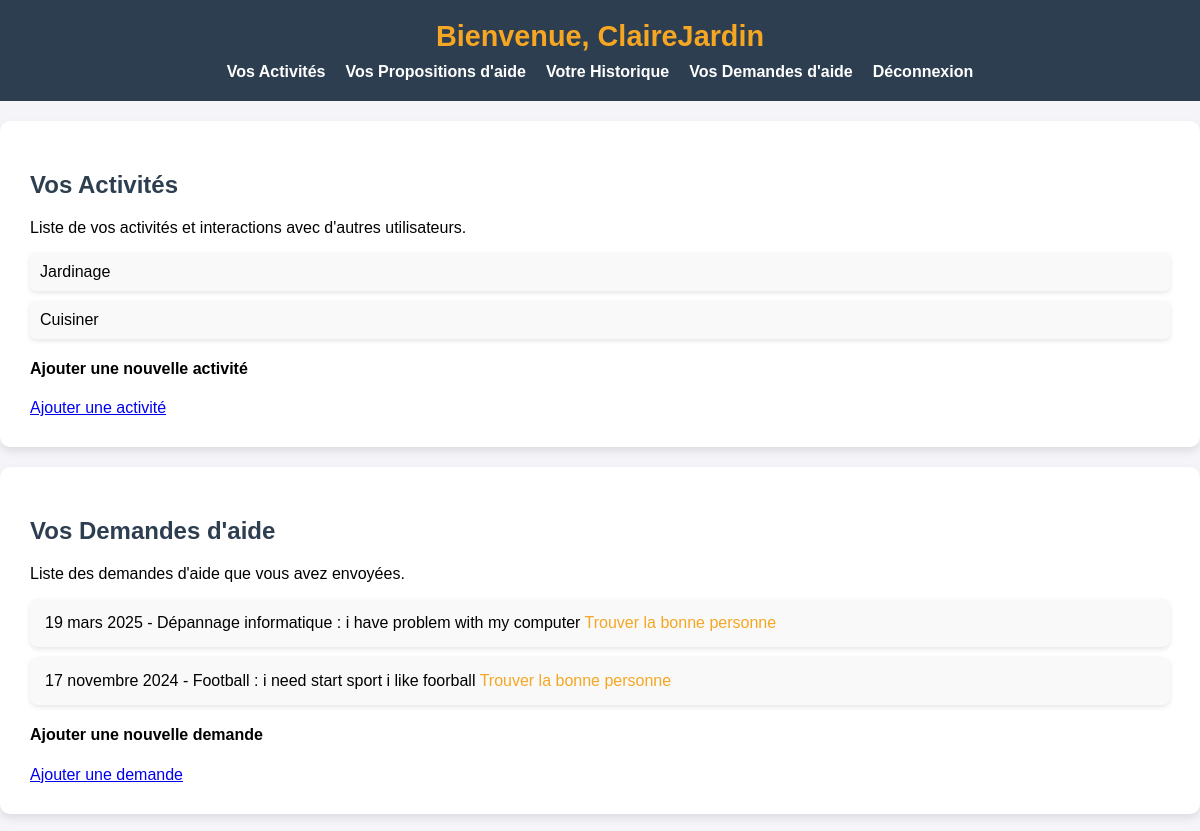
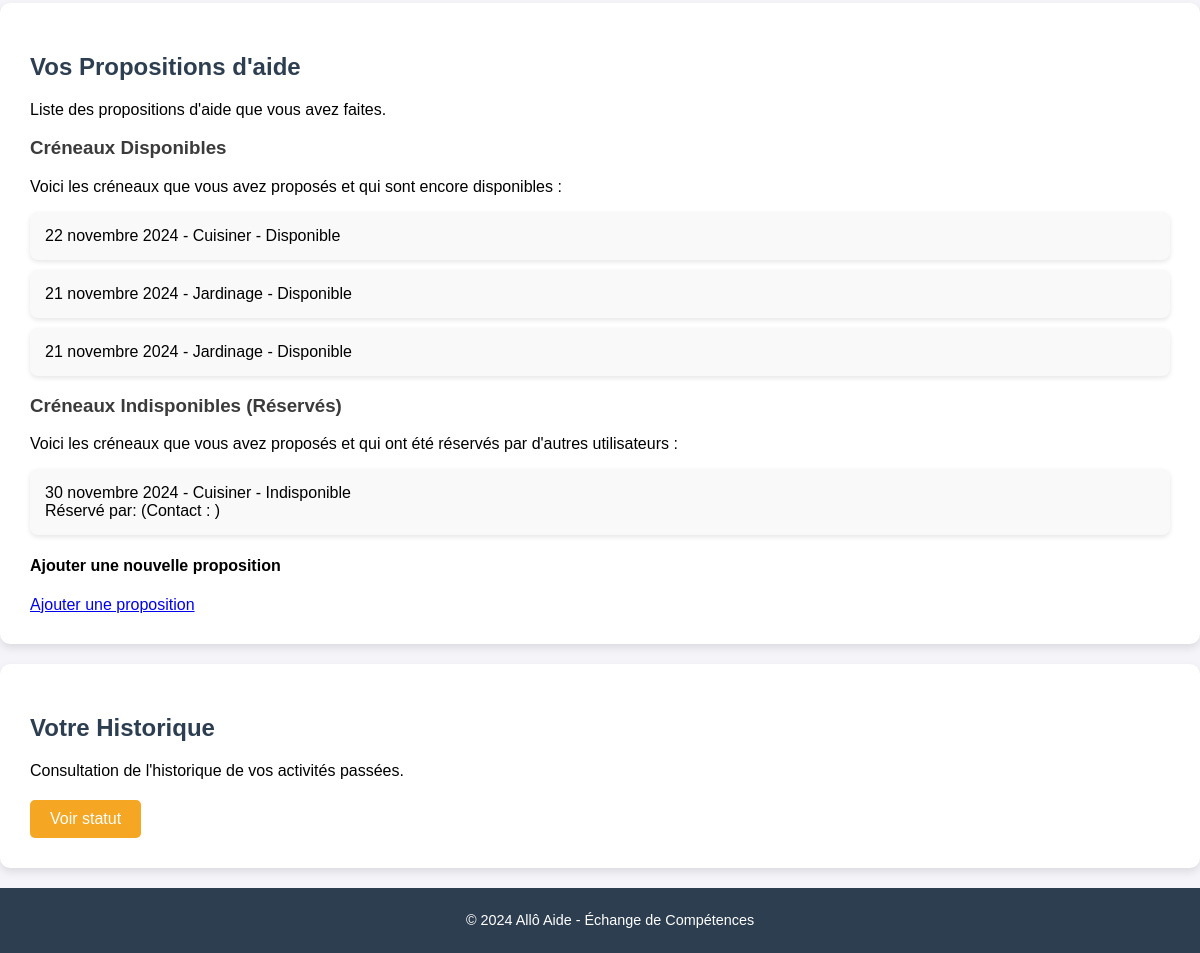
Screenshot of /user/ (signed in) with the database file from the repository (2 pictures, top to bottom).
### allo_aide/models.py (models this page shows, shortened)
class Skill(models.Model):
    name = models.CharField(max_length=100, unique=True)
    user = models.ForeignKey(User, on_delete=models.CASCADE, related_name="availability_user")

class HelpRequest(models.Model):
    skill = models.ForeignKey(Skill, on_delete=models.CASCADE)
    user = models.ForeignKey(User, on_delete=models.CASCADE, related_name="help_requests")
    date = models.DateField()
    description = models.TextField()

class TimeSlot(models.Model):
    date = models.DateField()
    skill = models.ForeignKey(Skill, on_delete=models.CASCADE)
    user = models.ForeignKey(User, on_delete=models.CASCADE, related_name="availability_slots")
    is_available = models.BooleanField(default=True)

### allo_aide/views.py (the view)
# urls.py: path('user/', views.home_user, name='home_user'),
def home_user(request):
    user = request.user
    skills = Skill.objects.filter(user=user)
    help_requests = HelpRequest.objects.filter(user=user)
    time_slots = TimeSlot.objects.filter(user=user)
    context = {
        'skills': skills,
        'help_requests': help_requests,
        'time_slots': time_slots,
    }
    return render(request, 'allo_aide/home_user.html', context)

### allo_aide/templates/allo_aide/home_user.html (shortened to what this page needs)
<!DOCTYPE html>
<html lang="fr">
<head>
    {% load static %}
    <link rel="stylesheet" href="{% static 'allo_aide/style.css' %}">
</head>
<body>
    <header>
        <nav>
            <h3>Bienvenue, {{ user.username }}</h3>
            <ul>
                <li><a href="#activites">Vos Activités</a></li>
                <li><a href="#propositions">Vos Propositions d'aide</a></li>
                <li> <a href="#historique">Votre Historique</a></li>
                <li><a href="#demandes">Vos Demandes d'aide</a></a></li>
                <li><a href="{% url 'allo_aide:logout' %}">Déconnexion</a></li>
            </ul>
        </nav>
    </header>
    <main>
       <section id="activites">
    <h2>Vos Activités</h2>
    <p>Liste de vos activités et interactions avec d'autres utilisateurs.</p>
    <ul>
        {% for skill in skills %}
            <li>{{ skill.name }}</li>
        {% empty %}
            <li>Vous n'avez pas encore ajouté de compétences.</li>
        {% endfor %}
    </ul>
            <section id="ajouter">
                <h4>Ajouter une nouvelle activité</h4>
                <a href="{% url 'allo_aide:create_new_skill' %}">Ajouter une activité</a>
        </section>
</section>
<section id="demandes">
    <h2>Vos Demandes d'aide</h2>
    <p>Liste des demandes d'aide que vous avez envoyées.</p>
    <ul>
        {% for request in help_requests %}
            <li>{{ request.date }} - {{ request.skill.name }} : {{ request.description }}
                <a href="{% url 'allo_aide:find_slots' request.skill.id request.date %}">Trouver la bonne personne</a>
            </li>
        {% empty %}
            <li>Vous n'avez pas encore envoyé de demandes d'aide.</li>
        {% endfor %}
    </ul>
    <h4>Ajouter une nouvelle demande</h4>
    <a href="{% url 'allo_aide:create_new_demande' %}">Ajouter une demande</a>
</section>
        <section id="propositions">
    <h2>Vos Propositions d'aide</h2>
    <p>Liste des propositions d'aide que vous avez faites.</p>
    <h3>Créneaux Disponibles</h3>
    <p>Voici les créneaux que vous avez proposés et qui sont encore disponibles :</p>
    <ul>
        {% for slot in time_slots %}
            {% if slot.is_available %}
                <li>{{ slot.date }} - {{ slot.skill.name }} - Disponible</li>
            {% endif %}
        {% empty %}
            <li>Aucun créneau disponible pour l'instant.</li>
        {% endfor %}
    </ul>
    <h3>Créneaux Indisponibles (Réservés)</h3>
    <p>Voici les créneaux que vous avez proposés et qui ont été réservés par d'autres utilisateurs :</p>
    <ul>
        {% for slot in time_slots %}
            {% if not slot.is_available %}
                <li>
                    {{ slot.date }} - {{ slot.skill.name }} - Indisponible<br>
                     Réservé par: {{ reservation.user.username }} (Contact : {{ reservation.user.email }})
                </li>
            {% endif %}
        {% empty %}
            <li>Aucun créneau réservé par un autre utilisateur pour l'instant.</li>
        {% endfor %}
    </ul>
    <h4>Ajouter une nouvelle proposition</h4>
    <a href="{% url 'allo_aide:create_new_proposition' %}">Ajouter une proposition</a>
</section>
       <section id="historique">
    <h2>Votre Historique</h2>
    <p>Consultation de l'historique de vos activités passées.</p>
    <form action="{% url 'allo_aide:history' %}" method="post">
        <button type="submit">Voir statut</button>
    </form>
</section>
    </main>
    <footer>
        <p>&copy; 2024 Allô Aide - Échange de Compétences</p>
    </footer>
</body>
</html>

### allo_aide/static/allo_aide/style.css (style rules this page uses)
body { font-family: 'Arial', sans-serif; margin: 0; padding: 0; background-color: #f4f4f9; }
header { background-color: #2d3e50; padding: 20px; color: white; text-align: center; }
header h3 { margin: 0; font-size: 1.8em; color: #f5a623; }
nav ul { list-style-type: none; padding: 0; margin: 10px 0 0 0; display: flex; justify-content: center; gap: 20px; color: white; }
nav ul li { display: inline; }
nav ul li a { color: white; text-decoration: none; font-weight: bold; }
#activites { background-color: #fff; padding: 30px; margin: 20px 0; box-shadow: 0 4px 8px rgba(0, 0, 0, 0.1); border-radius: 10px; }
#activites h2 { color: #2d3e50; }
#activites ul { list-style-type: none; padding: 0; }
#activites ul li { background-color: #f9f9f9; padding: 10px; margin: 10px 0; border-radius: 5px; box-shadow: 0 2px 5px rgba(0, 0, 0, 0.1); }
#demandes { background-color: #fff; padding: 30px; margin: 20px 0; box-shadow: 0 4px 8px rgba(0, 0, 0, 0.1); border-radius: 10px; }
#propositions { background-color: #fff; padding: 30px; margin: 20px 0; box-shadow: 0 4px 8px rgba(0, 0, 0, 0.1); border-radius: 10px; }
#propositions h2 { color: #2d3e50; }
#propositions h3 { color: #3b3b3b; }
#propositions ul { list-style-type: none; padding: 0; }
#propositions ul li { background-color: #f9f9f9; padding: 15px; margin: 10px 0; border-radius: 8px; box-shadow: 0 2px 5px rgba(0, 0, 0, 0.1); }
#historique { background-color: #fff; padding: 30px; margin: 20px 0; box-shadow: 0 4px 8px rgba(0, 0, 0, 0.1); border-radius: 10px; }
#historique h2 { color: #2d3e50; }
#historique form { margin-top: 20px; }
#historique button { background-color: #f5a623; color: white; border: none; padding: 10px 20px; font-size: 1em; cursor: pointer; border-radius: 5px; transition: background-color 0.3s; }
#demandes h2 { color: #2d3e50; }
#demandes ul { list-style-type: none; padding: 0; }
#demandes ul li { background-color: #f9f9f9; padding: 15px; margin: 10px 0; border-radius: 8px; box-shadow: 0 2px 5px rgba(0, 0, 0, 0.1); }
#demandes ul li a { color: #f5a623; text-decoration: none; }
footer { text-align: center; padding: 10px; background-color: #2d3e50; color: white; bottom: 0; width: 100%; font-size: 0.9em; }
button { background-color: #f5a623; color: white; border: none; padding: 10px 20px; font-size: 1em; cursor: pointer; border-radius: 5px; transition: background-color 0.3s; }

### rows the page displays
Skill: name "Jardinage"
Skill: name "Cuisiner"
HelpRequest: date "19 mars 2025", skill.name "Dépannage informatique", description "i have problem with my computer"
HelpRequest: date "17 novembre 2024", skill.name "Football", description "i need start sport i like foorball"
TimeSlot: date "22 novembre 2024", skill.name "Cuisiner"
TimeSlot: date "21 novembre 2024", skill.name "Jardinage"
TimeSlot: date "21 novembre 2024", skill.name "Jardinage"
TimeSlot: date "30 novembre 2024", skill.name "Cuisiner"

### other values shown
{{ user.username }} "ClaireJardin"
